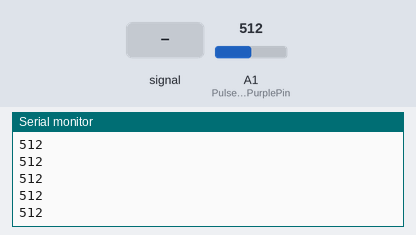
This sketch was run on a simulated Arduino Uno, built with avr-gcc and run on an emulated ATmega328P. Parts: the last lines printed to the serial monitor. Inputs (shaded band) come from the test bench; at power-on: A1 (PulseSensorPurplePin) = 512.

Above: at 1.2 s.
1.3 s: A1 (PulseSensorPurplePin) fed a 200 Hz sine of ±81 counts around its level
At 1.9 s:
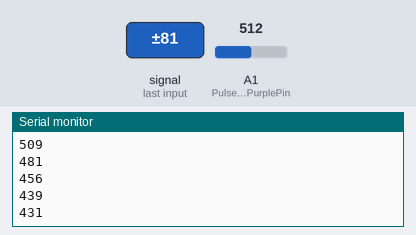
2.8 s: A1 (PulseSensorPurplePin) set to 716
At 3.9 s:
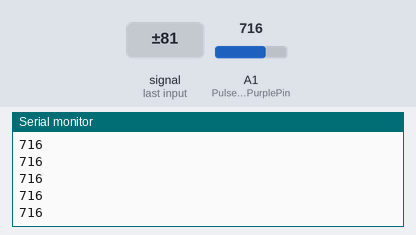
4.3 s: A1 (PulseSensorPurplePin) fed a 1000 Hz sine of ±255 counts around its level
5.8 s: A1 (PulseSensorPurplePin) set to 1023
At 6.7 s:
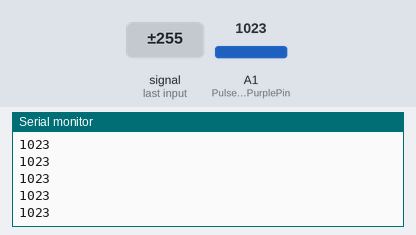
Timing chart, 0 to 8.3 s (numbered marks = the images above; inputs shaded):
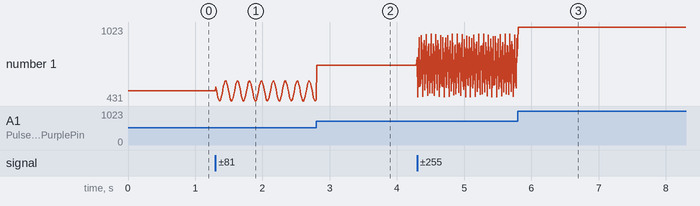

Measured:
- after the input at 1.3 s, the serial monitor: prints a new line at once (image 1)
- plotted number 1: 512 → 442 after the input at 1.3 s

The sketch:

percobaan_1.ino
```cpp
int PulseSensorPurplePin = 15;
int LED21 = 15;
int Signal;
int Threshold = 3450;

void setup() {
pinMode(15,OUTPUT);
Serial.begin(115200);
}

void loop() {
Signal = analogRead(PulseSensorPurplePin);
Serial.println(Signal);
if(Signal > Threshold){
digitalWrite(15,HIGH);
}
  else {
digitalWrite(15,LOW);
}
delay(10);
}
```
